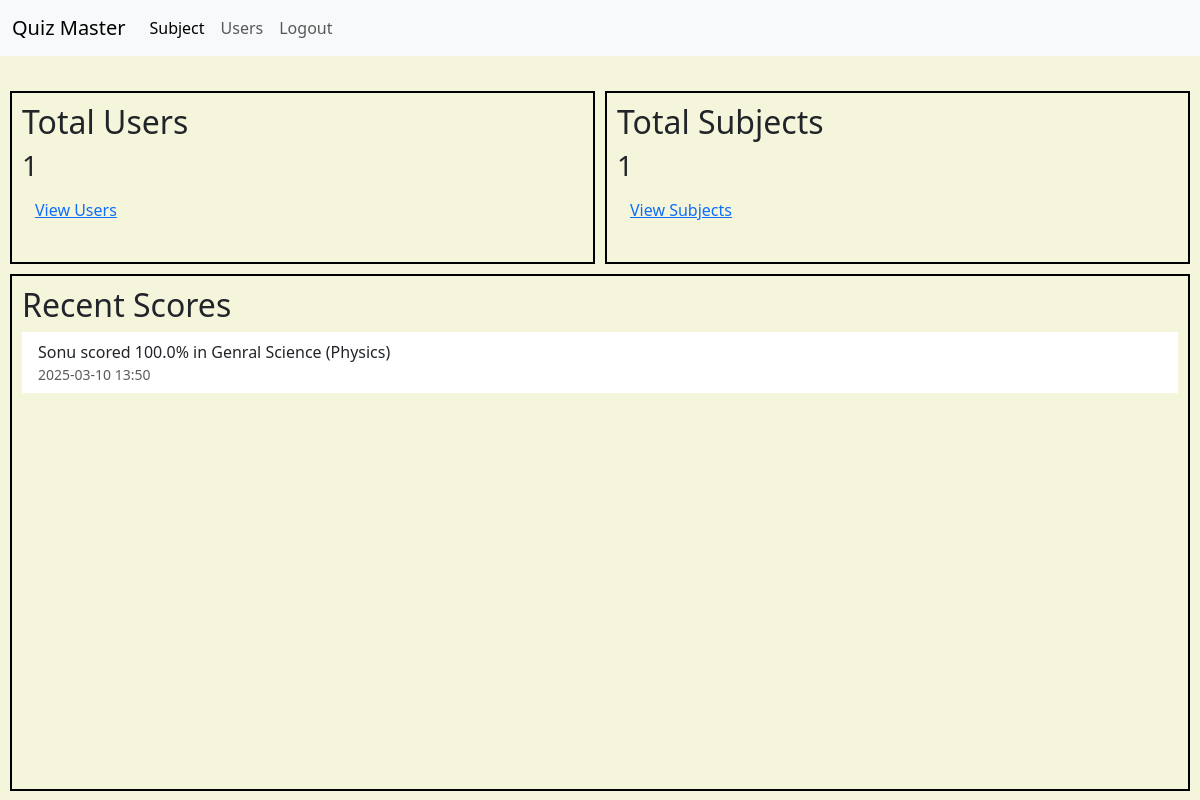
/admin/dashboard (signed in), run on an earlier commit of the app's database.
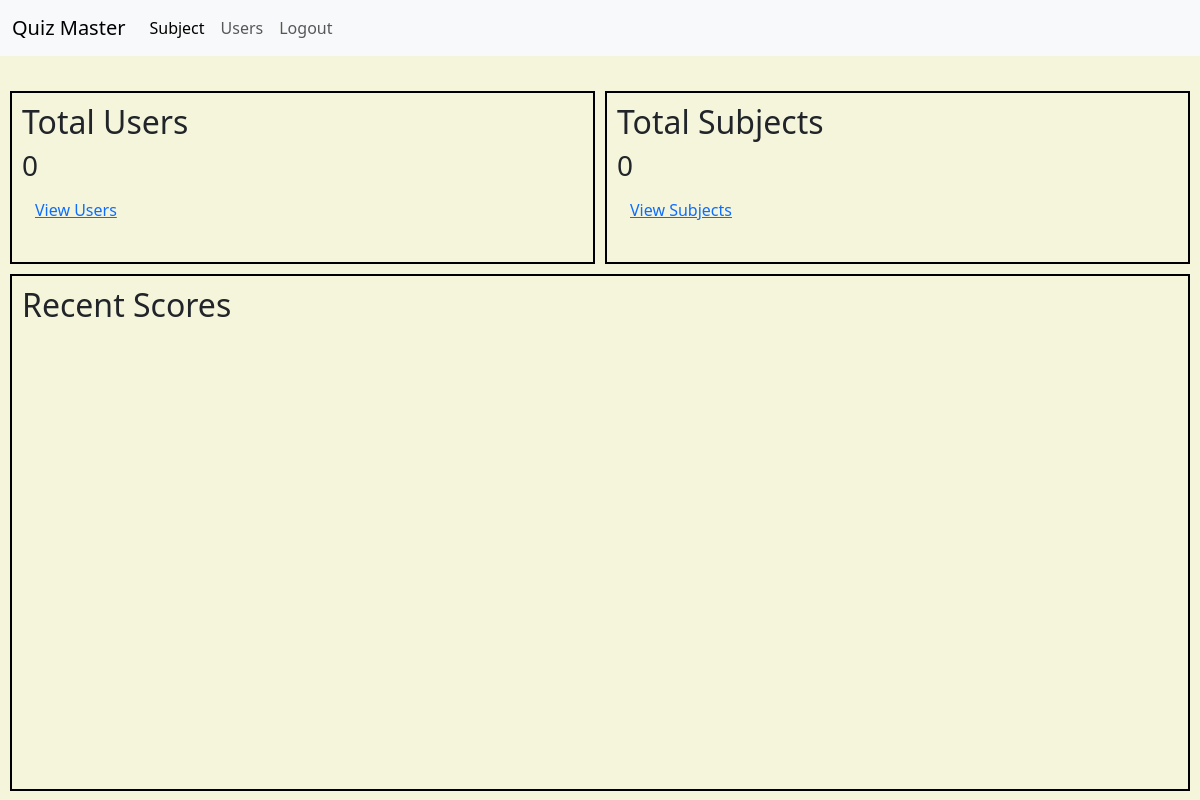
And on a later commit of the database.
### models/models.py (models this page shows, shortened)
class Score(db.Model):
    id = db.Column(db.Integer, primary_key=True)
    quiz_id = db.Column(db.Integer, db.ForeignKey('quiz.id'), nullable=False)
    user_id = db.Column(db.Integer, db.ForeignKey('user.id'), nullable=False)
    timestamp = db.Column(db.DateTime, default=lambda: datetime.now(UTC).astimezone(IST), nullable=False)
    total_scored = db.Column(db.Float, nullable=False)

class User(UserMixin, db.Model):
    __tablename__ = 'user'
    id = db.Column(db.Integer, primary_key=True)
    username = db.Column(db.String(100), unique=True, nullable=False)
    email = db.Column(db.String(120), unique=True, nullable=False)
    password_hash = db.Column(db.String(256), nullable=False)
    full_name = db.Column(db.String(100), nullable=False)
    qualification = db.Column(db.String(100), nullable=False)
    dob = db.Column(db.Date, nullable=False)
    scores = db.relationship('Score', backref='user',cascade="all, delete", lazy=True)

class Chapter(db.Model):
    __tablename__ = 'chapter'
    id = db.Column(db.Integer, primary_key=True)
    subject_id = db.Column(db.Integer, db.ForeignKey('subject.id'), nullable=False)
    name = db.Column(db.String(100), nullable=False)
    description = db.Column(db.Text)
    quizzes = db.relationship('Quiz', backref='chapter',cascade="all, delete", lazy=True)

class Subject(db.Model):
    __tablename__ = 'subject'
    id = db.Column(db.Integer, primary_key=True)
    name = db.Column(db.String(100), nullable=False)
    description = db.Column(db.Text)
    chapters = db.relationship('Chapter', backref='subject', cascade="all, delete", lazy=True)

### controllers/admin.py (the view)
@admin_bp.route('/dashboard')
@admin_required
def dashboard():
    total_users = User.query.count()
    total_subjects = Subject.query.count()
    recent_scores = Score.query.order_by(Score.timestamp.desc()).limit(10).all()
    return render_template('admin_dashboard.html', total_users=total_users,total_subjects=total_subjects, recent_scores=recent_scores, is_admin=True)

### controllers/admin.py (called while the page is built)
def admin_required(f):
    @wraps(f)
    def decorated_function(*args, **kwargs):
        if current_user.is_authenticated:
            user_identifier = current_user.get_id()
            if user_identifier.startswith("admin-"):
                return f(*args, **kwargs)
            else:
                flash('Access denied', 'danger')
                return redirect(url_for('auth.home'))
        else:
            flash('Access denied', 'danger')
            return redirect(url_for('auth.home'))
    return decorated_function

### controllers/auth.py (called while the page is built)
@login_manager.user_loader
def load_user(user_identifier):
    if user_identifier.startswith("admin-"):
        admin_id = int(user_identifier.split("-")[1])
        return Admin.query.get(admin_id)
    elif user_identifier.startswith("user-"):
        user_id = int(user_identifier.split("-")[1])
        return User.query.get(user_id)
    return None

### models/models.py (called while the page is built)
    def get_id(self):
        return f"admin-{self.id}"

### templates/admin_dashboard.html (shortened to what this page needs)
{% extends 'base.html' %}
{% block styles %}
    <link rel="stylesheet" href="{{ url_for('static', filename='CSS/admin_dashboard.css') }}"/>
{% endblock %}>
{% block content %}
  <div class="grid-container">
    <div class="user-container">
        <h2>Total Users</h2>
        <h3>{{ total_users }}</h3>
        <a href="{{ url_for('admin.users') }}" class="btn btn-link">View Users</a>
    </div>
    <div class="subject-container">
        <h2>Total Subjects</h2>
        <h3>{{ total_subjects }}</h3>
        <a href="{{ url_for('admin.subjects') }}" class="btn btn-link">View Subjects</a>
    </div>
    <div class="score-container">
        <h2>Recent Scores</h2>
        <ul class="list-group list-group-flush">
          {% for score in recent_scores %}
          <li class="list-group-item">
              {{ score.user.full_name }} scored {{ score.total_scored }}% in
              {{ score.quiz.chapter.name }} ({{ score.quiz.chapter.subject.name }})
              <small class="text-muted d-block">{{ score.timestamp.strftime('%Y-%m-%d %H:%M') }}</small>
          </li>
          {% endfor %}
        </ul>
    </div>
  </div>
{% endblock %}

### templates/base.html (shortened to what this page needs)
<!DOCTYPE html>
<html lang="en">
    <head>
        {% block styles %}
        {% endblock %}
        <link rel="stylesheet" href="{{ url_for('static', filename='CSS/base.css') }}">
        <link href="https://cdn.jsdelivr.net/npm/bootstrap@5.3.3/dist/css/bootstrap.min.css" rel="stylesheet">
    </head>
    <body>
        <nav class="navbar navbar-expand-lg bg-body-tertiary">
            <div class="container-fluid">
            <a class="navbar-brand" href="{{ url_for('auth.home') }}">Quiz Master</a>
            <div class="collapse navbar-collapse" id="navbarNav">
                {% if current_user.is_authenticated %}
                    {% if is_admin %}
                        <ul class="navbar-nav">
                            <li class="nav-item">
                                <a class="nav-link active" href="{{ url_for('admin.subjects') }}">Subject</a>
                            </li>
                            <li class="nav-item">
                                <a class="nav-link" href="{{ url_for('admin.users')}}">Users</a>
                            </li>
                            <li class="nav-item">
                                <a class="nav-link" href="{{ url_for('auth.logout')}}">Logout</a>
                            </li>
                        </ul>
                    {% endif %}
                {% endif %}
            </div>
            </div>
        </nav>
        {% block content %}
        {% endblock %}
    </body>
</html>

### static/CSS/admin_dashboard.css (style rules this page uses)
.grid-container { display: grid ; grid-template-columns: 1fr 1fr ; grid-template-rows: 1fr 3fr ; gap: 10px; padding: 10px; margin-top: 25px; height: 90vh; }
.score-container { grid-column: span 2; }
.score-container,.subject-container,.user-container { border: 2px black solid; padding: 10px; }

### static/CSS/base.css (style rules this page uses)
body { height: 100vh; background-color: #F5F5DC !important; }

What changed in the data, as far as the page shows it:
removed Score: user.full_name "Sonu", total_scored "100.0", quiz.chapter.name "Genral Science", quiz.chapter.subject.name "Physics", timestamp "2025-03-10 13:50"
Also different on the page:
{{ total_users }}: "1" → "0"
{{ total_subjects }}: "1" → "0"
